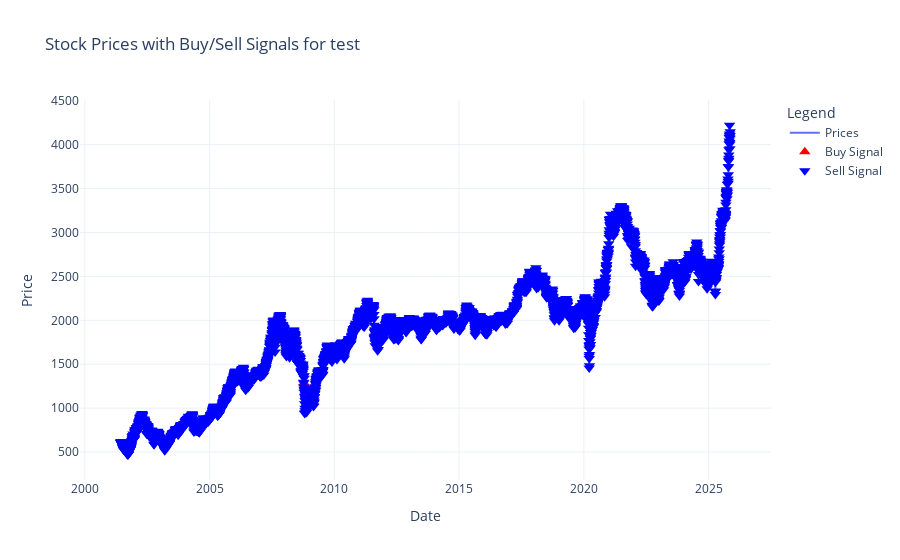

The notebook cell this image was saved under:
### Code cell
actions = agent.actions(dataset)
action_graph("test", df[0]["Close"], actions[:len(df[0]["Close"])])

### Figure 1 — Plotly figure (JSON) as saved in the notebook; plotly's stock layout.template omitted (floating-point values rounded to 4 significant figures; data arrays with more than 128 entries replaced by an {"elided": "..."} marker saying what was removed)
{"data": [{"mode": "lines", "name": "Prices", "type": "scatter", "x": {"elided": "6028 str values"}, "y": {"elided": "6028 float values"}}, {"marker": {"color": "red", "size": 10, "symbol": "triangle-up"}, "mode": "markers", "name": "Buy Signal", "type": "scatter", "x": ["2008-10-13T00:00:00.000000000", "2020-03-06T00:00:00.000000000"], "y": [1289.0, 2040.0]}, {"marker": {"color": "blue", "size": 10, "symbol": "triangle-down"}, "mode": "markers", "name": "Sell Signal", "type": "scatter", "x": {"elided": "6026 str values"}, "y": {"elided": "6026 float values"}}], "layout": {"legend": {"title": {"text": "Legend"}}, "title": {"text": "Stock Prices with Buy/Sell Signals for test"}, "xaxis": {"title": {"text": "Date"}}, "yaxis": {"title": {"text": "Price"}}}}
